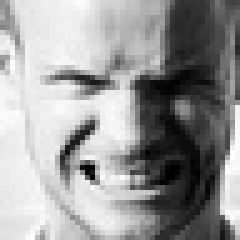
#> input picture Bias/10-15_percent_bias/Angry/img11.jpg, 48 x 48 px, given as the content of the folder nment1/ProjectAssignmentFS_5/fulldataset_cleaned/Angry/train, which was not available (shown 5 times larger)
$ python datacleaning.py
#> lines starting #> are read from the running program, lines starting #| are printed output that depends on the picture; pictures that were not available may be replaced by others from this repository, and a replacement may not be noted
import os
import random
from PIL import Image
import numpy as np
import matplotlib.pyplot as plt

# Set your dataset directory here
base_dir = r'C:\Users\pierh\assignment1\ProjectAssignmentFS_5\fulldataset_cleaned'

class_names = ['Angry', 'Happy', 'Neutral', 'Engaged']
train_test_names = ['train', 'test']
X = []
y = []

# Iterate through each class and each train/test folder
for class_name in class_names:
    class_path = os.path.join(base_dir, class_name)  # This line constructs the correct path to each class
    for train_test_name in train_test_names:
        train_test_path = os.path.join(class_path, train_test_name)
        for img_name in os.listdir(train_test_path):
            img_path = os.path.join(train_test_path, img_name)
            img = Image.open(img_path).convert('L')  # ensure grayscale
#> img is the input picture: PIL image 48x48 L; min 0, max 255, mean 153.3
            img = img.resize((48, 48))  # resize to 48x48
            X.append(np.array(img))
            y.append(class_names.index(class_name))

X = np.array(X)
y = np.array(y)

# Class Distribution
unique, counts = np.unique(y, return_counts=True)
plt.figure(figsize=(10, 6))
plt.bar(unique, counts, tick_label=class_names)
plt.xlabel('Class')
plt.ylabel('Number of Images')
plt.title('Class Distribution')
plt.show()
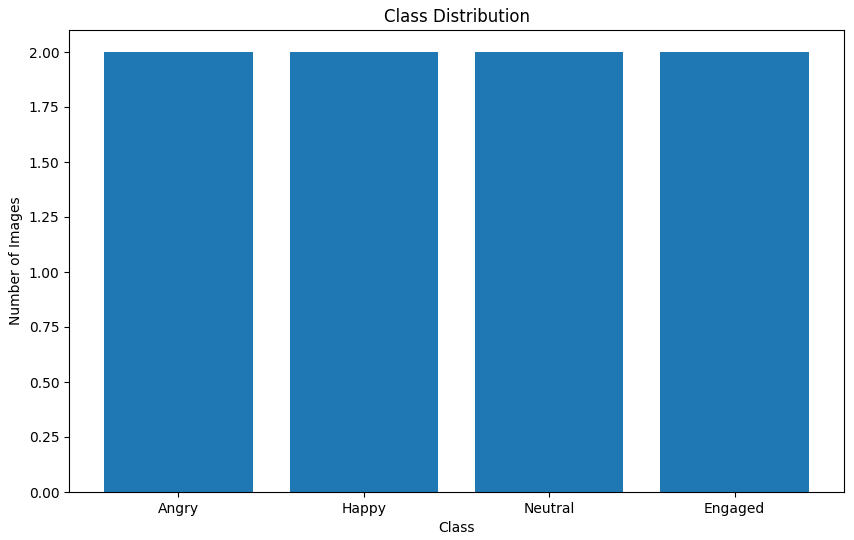
#> figure drawn by matplotlib, 1 panel

# Pixel Intensity Distribution per Class
X_flatten = X.reshape(X.shape[0], -1)
plt.figure(figsize=(15, 10))
for i in unique:
    plt.subplot(2, 2, i+1)
    plt.hist(X_flatten[y == i].ravel(), bins=256, color='blue', alpha=0.7)
    plt.title(f'Class {class_names[i]}')
    plt.xlabel('Pixel Intensity')
    plt.ylabel('Frequency')
plt.tight_layout()
plt.show()
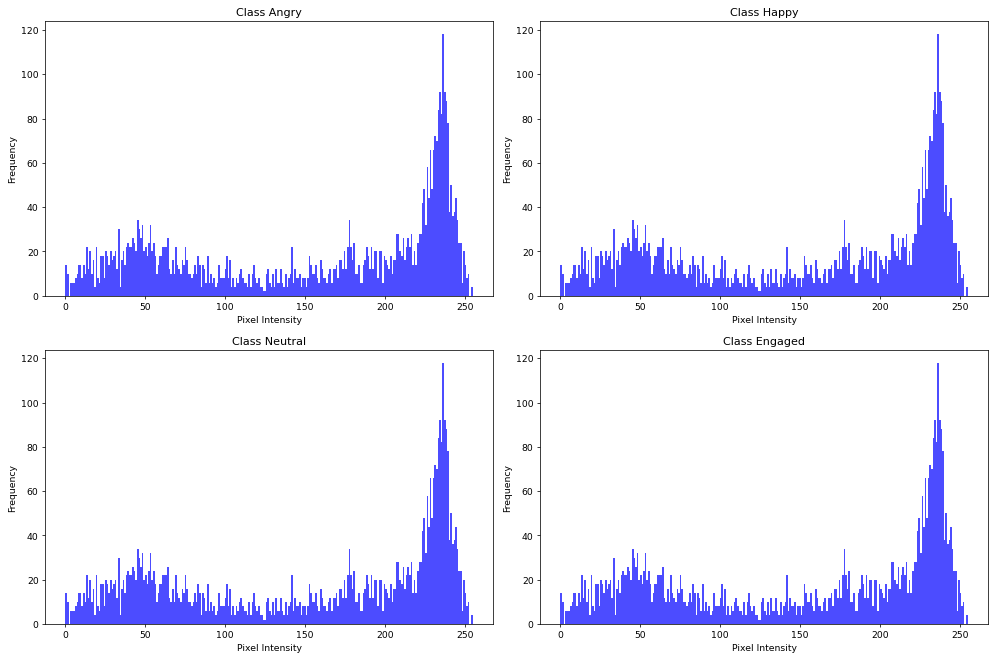
#> figure drawn by matplotlib, 4 panels; panel 1: tallest bar 118 high, from x = 236.1 to 237.1; panel 2: tallest bar 118 high, from x = 236.1 to 237.1; panel 3: tallest bar 118 high, from x = 236.1 to 237.1; panel 4: tallest bar 118 high, from x = 236.1 to 237.1

# Sample Images and Pixel Intensity Distribution for Each Class
for i in unique:
    class_indices = np.where(y == i)[0]
    sample_indices = random.sample(list(class_indices), min(15, len(class_indices)))  # Randomly select 15 samples

    fig, axes = plt.subplots(nrows=5, ncols=6, figsize=(20, 20))
    fig.suptitle(f'Sample Images and Pixel Intensity Histograms - {class_names[i]}', fontsize=16)

    for idx, sample_idx in enumerate(sample_indices):
        row, col = divmod(idx, 3)

        # Plot the sample image
        axes[row, col * 2].imshow(X[sample_idx], cmap='gray')
        axes[row, col * 2].set_title(f'{class_names[i]} Image {idx+1}')
        axes[row, col * 2].axis('off')

        # Plot the pixel intensity histogram
        axes[row, col * 2 + 1].hist(X[sample_idx].ravel(), bins=256, color='green', alpha=0.7)
        axes[row, col * 2 + 1].set_title(f'Pixel Intensity {idx+1}')
        axes[row, col * 2 + 1].set_xlabel('Pixel Intensity')
        axes[row, col * 2 + 1].set_ylabel('Frequency')

    plt.tight_layout(rect=[0, 0.03, 1, 0.95])
    plt.show()
#> this loop made 4 passes
#> pass 1, `plt.show()`:
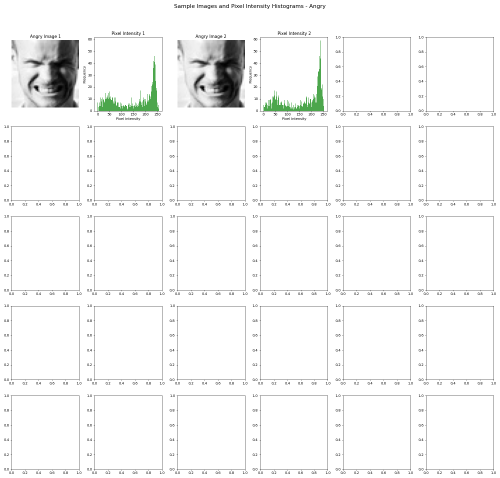
#> figure drawn by matplotlib, 4 panels; panel 2: tallest bar 59 high, from x = 236.1 to 237.1; panel 4: tallest bar 59 high, from x = 236.1 to 237.1
